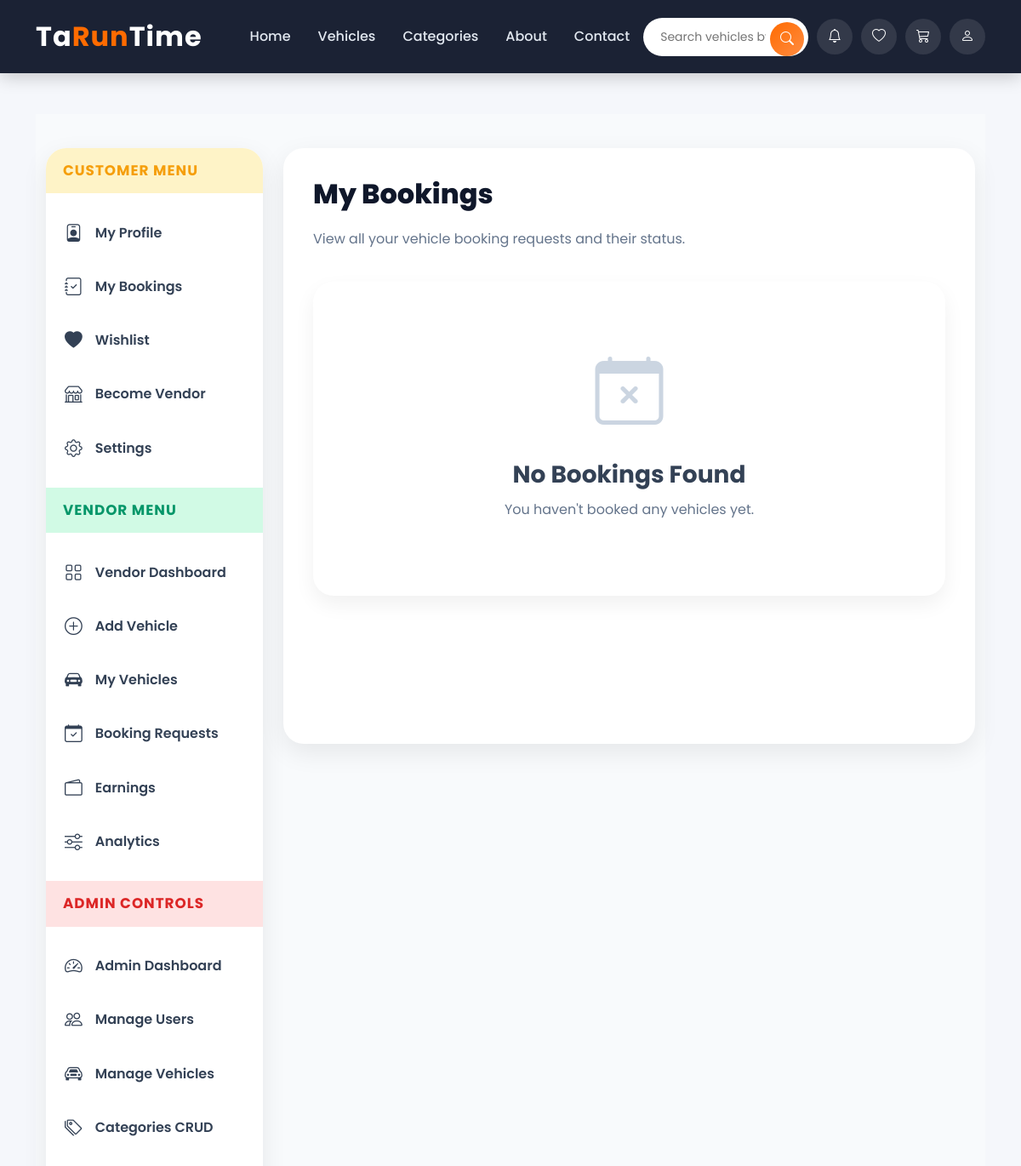
Page /dashboard/my_bookings/ (signed in, upper part) on the earlier database version.
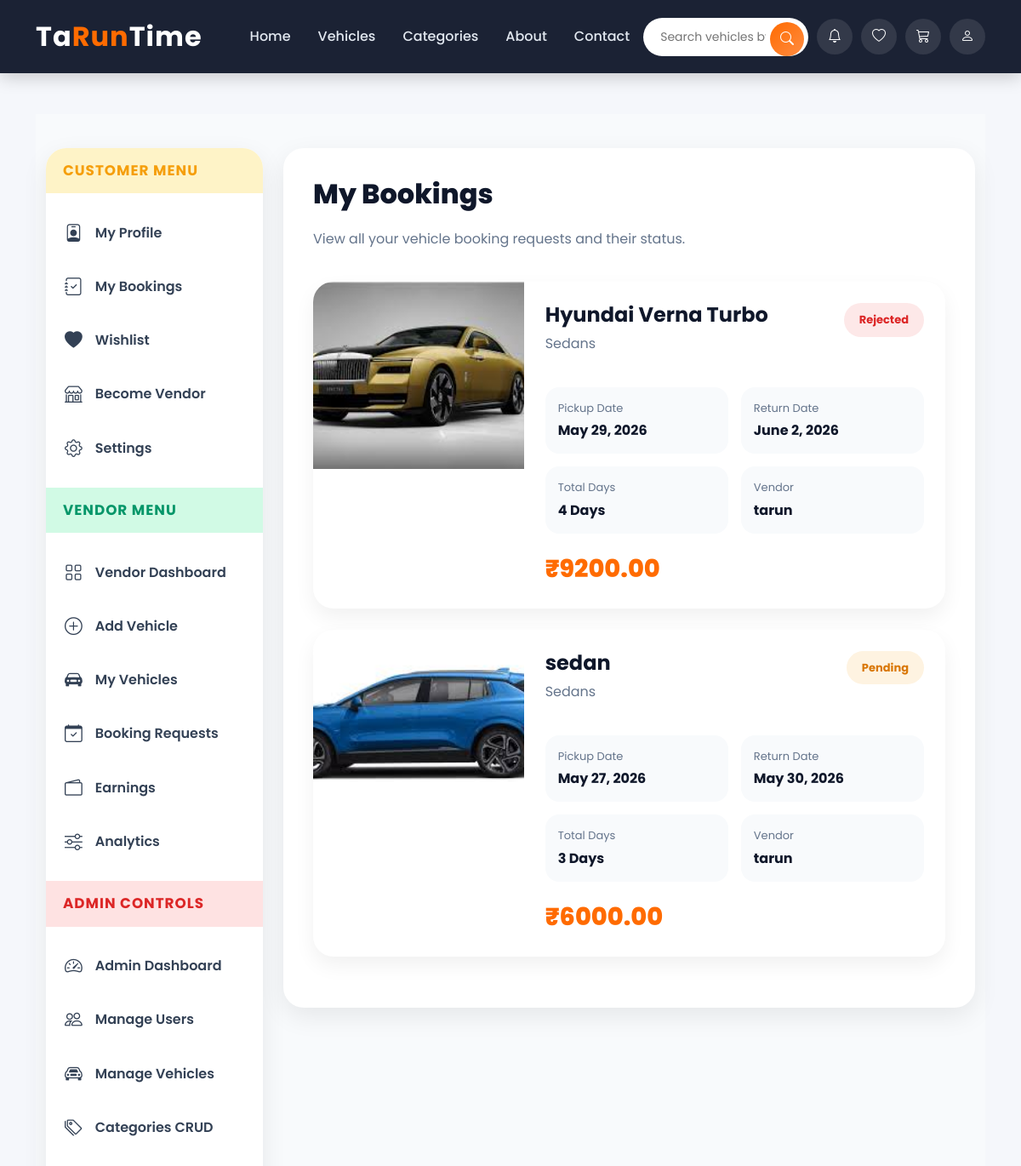
Same page on the later database version.
### dashboard/models.py (models this page shows, shortened)
class Bookings(models.Model):
    STATUS_CHOICES = [
        ('pending', 'Pending'),
        ('approved', 'Approved'),
        ('rejected', 'Rejected'),
        ('completed', 'Completed'),
    ]
    user=models.ForeignKey(User,on_delete=models.CASCADE,related_name='bookings')
    vehicle=models.ForeignKey(Vehicle,on_delete=models.CASCADE,related_name='bookings')
    vendor=models.ForeignKey(User,on_delete=models.CASCADE,related_name="received_bookings")
    start_date=models.DateField()
    end_date=models.DateField()
    total_days=models.PositiveIntegerField()
    total=models.DecimalField(max_digits=10,decimal_places=2)
    status = models.CharField(
        max_length=20,
        choices=STATUS_CHOICES,
        default='pending'
    )
    created_at = models.DateTimeField(
        auto_now_add=True
    )

### home/models.py (models this page shows, shortened)
class Vehicle(models.Model):
    vendor=models.ForeignKey(User,on_delete=models.CASCADE,related_name='vehicles')
    category=models.ForeignKey(Category,on_delete=models.CASCADE,related_name='vehicles')
    name=models.CharField(max_length=40)
    vehicle_number=models.CharField(max_length=30,unique=True)
    slug=models.SlugField(blank=True,unique=True)
    model=models.CharField(max_length=40,null=True,blank=True)
    brand=models.CharField(max_length=40,null=True,blank=True)
    year=models.IntegerField()
    fuel_type=models.CharField(max_length=30,choices=choices)
    seat_capacity=models.IntegerField()
    mileage=models.IntegerField()
    price_per_day=models.DecimalField(max_digits=10,decimal_places=2)
    location=models.CharField(max_length=70)
    description=models.TextField(null=True,blank=True)
    image=models.ImageField(upload_to='vehicle_images/')
    availability=models.BooleanField(default=True)
    created_at=models.DateTimeField(auto_now_add=True)
    updated_at=models.DateTimeField(auto_now=True)

class Category(models.Model):
    name=models.CharField(max_length=30,unique=True)
    slug=models.SlugField(blank=True,unique=True)
    image=models.ImageField(upload_to='category_images/')
    description=models.TextField()
    created_at=models.DateTimeField(auto_now_add=True)
    updated_at=models.DateTimeField(auto_now=True)
    def __str__(self):
        return self.name

### accounts/models.py (models this page shows, shortened)
class CustomUser(AbstractUser):
    email=models.EmailField(unique=True)
    username=models.CharField(max_length=100,unique=False)
    phone_number=models.CharField(max_length=11,blank=True,null=True)
    is_verified=models.BooleanField(default=False)
    is_vendor=models.BooleanField(default=False)
    wants_vendor=models.BooleanField(default=False)
    objects=CustomUserManager()
    USERNAME_FIELD='email'
    REQUIRED_FIELDS=['username']

### dashboard/views.py (the view)
# urls.py: path('my_bookings/',views.my_bookings_view,name='my_bookings'),
def my_bookings_view(request):
    bookings=Bookings.objects.filter(user=request.user).order_by('-created_at')
    context={
        'bookings':bookings
    }
    return render(request,'dashboard/my_bookings.html',context)

### templates/dashboard/my_bookings.html (shortened to what this page needs)
{% extends 'dashboard/base_dashboard.html' %}
{% block dashboard_content %}
<div class="page-header">
    <h2>
        My Bookings
    </h2>
    <p>
        View all your vehicle booking requests and their status.
    </p>
</div>
{% for booking in bookings %}
<div class="booking-card">
    <div class="row g-0">
        <div class="col-lg-4">
            <img
                src="{{ booking.vehicle.image.url }}"
                class="vehicle-image"
                alt="{{ booking.vehicle.name }}"
            >
        </div>
        <div class="col-lg-8">
            <div class="booking-content">
                <div class="d-flex justify-content-between align-items-start mb-3">
                    <div>
                        <h3 class="vehicle-name">
                            {{ booking.vehicle.name }}
                        </h3>
                        <p class="vehicle-category">
                            {{ booking.vehicle.category }}
                        </p>
                    </div>
                    {% if booking.status == 'pending' %}
                    <span class="status-badge status-pending">
                        Pending
                    </span>
                    {% elif booking.status == 'approved' %}
                    <span class="status-badge status-approved">
                        Approved
                    </span>
                    {% elif booking.status == 'rejected' %}
                    <span class="status-badge status-rejected">
                        Rejected
                    </span>
                    {% elif booking.status == 'completed' %}
                    <span class="status-badge status-completed">
                        Completed
                    </span>
                    {% endif %}
                </div>
                <div class="details-grid">
                    <div class="detail-box">
                        <div class="detail-label">
                            Pickup Date
                        </div>
                        <div class="detail-value">
                            {{ booking.start_date }}
                        </div>
                    </div>
                    <div class="detail-box">
                        <div class="detail-label">
                            Return Date
                        </div>
                        <div class="detail-value">
                            {{ booking.end_date }}
                        </div>
                    </div>
                    <div class="detail-box">
                        <div class="detail-label">
                            Total Days
                        </div>
                        <div class="detail-value">
                            {{ booking.total_days }} Days
                        </div>
                    </div>
                    <div class="detail-box">
                        <div class="detail-label">
                            Vendor
                        </div>
                        <div class="detail-value">
                            {{ booking.vendor.username }}
                        </div>
                    </div>
                </div>
                <div class="price-box">
                    <div class="price">
                        ₹{{ booking.total }}
                    </div>
                </div>
            </div>
        </div>
    </div>
</div>
{% empty %}
<div class="empty-box">
    <i class="bi bi-calendar-x"></i>
    <h3>
        No Bookings Found
    </h3>
    <p>
        You haven't booked any vehicles yet.
    </p>
</div>
{% endfor %}
{% endblock %}

Differences in the rows shown:
added Bookings: vehicle.image (picture), vehicle.name "Hyundai Verna Turbo", vehicle.category "Sedans", status "Rejected", start_date "May 29, 2026", end_date "June 2, 2026", total_days "4", vendor.username "tarun", total "9200.00"
added Bookings: vehicle.image (picture), vehicle.name "sedan", vehicle.category "Sedans", status "Pending", start_date "May 27, 2026", end_date "May 30, 2026", total_days "3", vendor.username "tarun", total "6000.00"
Other differences:
text no longer shown: "No Bookings Found You haven't booked any vehicles yet."
